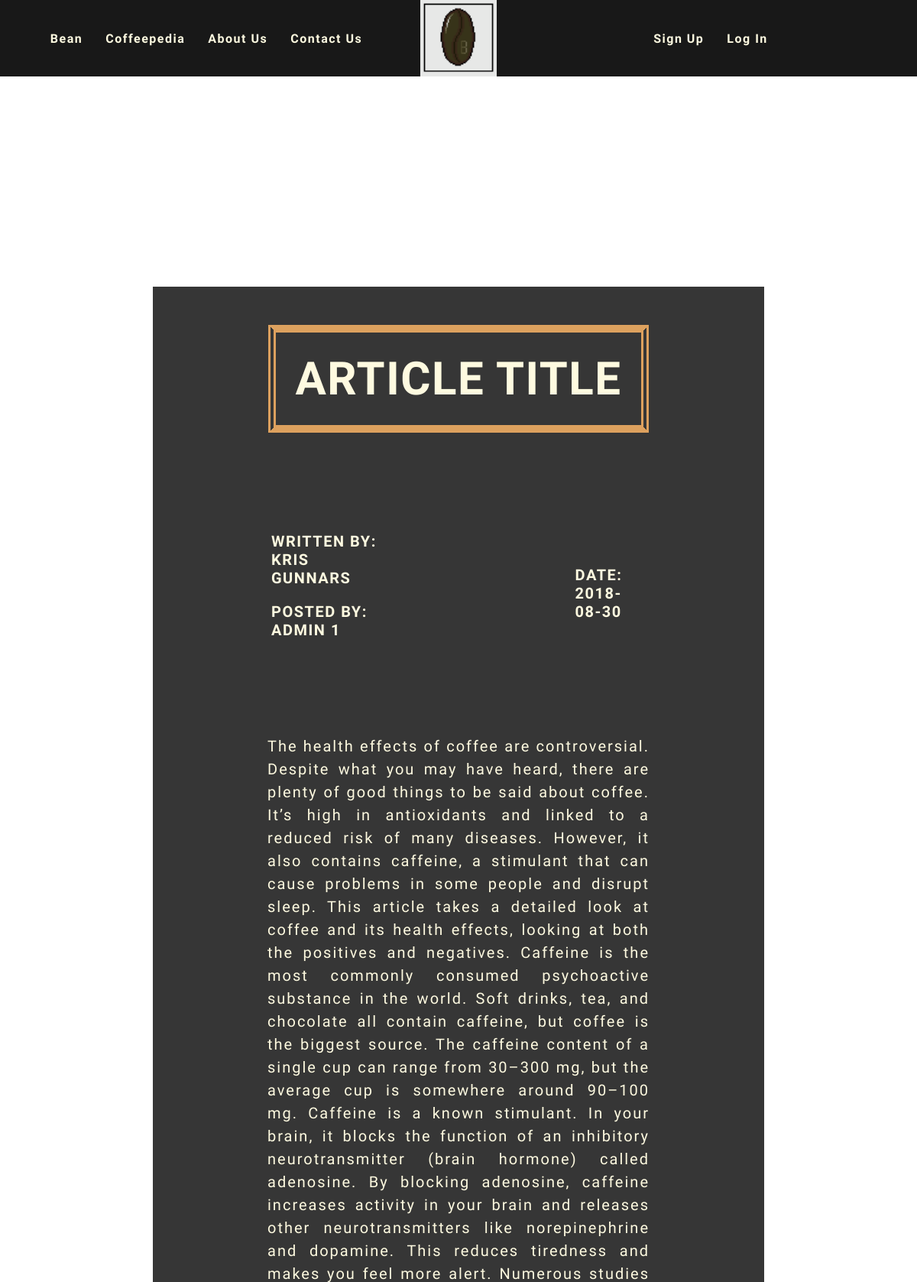
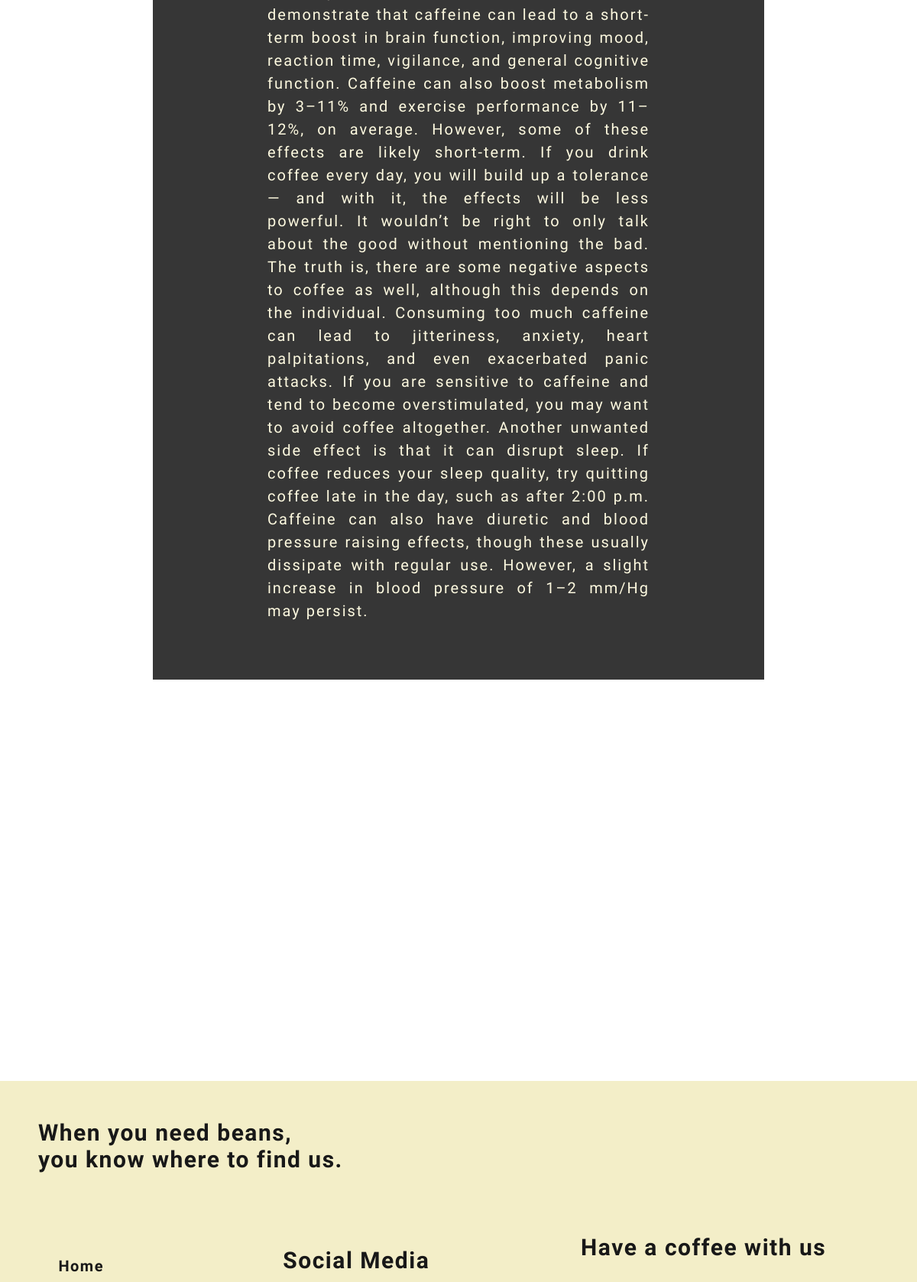
Screenshot of /php/article.php?Coffeepedia_ID=1 (upper part) with the database file from the repository (2 pictures, top to bottom).
### tables this page shows
CREATE TABLE IF NOT EXISTS `coffeepedia` (
  `Coffeepedia_ID` int(255) NOT NULL AUTO_INCREMENT,
  `Admin_ID` int(255) NOT NULL,
  `Title` varchar(255) NOT NULL,
  `Content` varchar(18400) NOT NULL,
  `Author` varchar(255) NOT NULL,
  `Written_Date` varchar(255) NOT NULL,
  PRIMARY KEY (`Coffeepedia_ID`),
  KEY `Admin_ID` (`Admin_ID`)
);

### php/article.php (the view, shortened to what this page needs)
<!DOCTYPE html>
<html>
    <head>
        <link rel = "stylesheet" href = "../css/article.css">
        <link rel = "stylesheet" href = "https://use.fontawesome.com/releases/v5.15.4/css/all.css">
        <link rel = "stylesheet" href = "https://use.fontawesome.com/releases/v5.15.4/css/v4-shims.css">
    </head>
    <body>
        <div class="nav-bar">
            <div class="nav-bar-left">
                <h3><a href="bean.html">Bean</a></h3>
                <h3><a href="coffeepedia_c.html">Coffeepedia</a></h3>
                <h3><a href="aboutus.html">About Us</a></h3>
                <h3><a href="contactus.html">Contact Us</a></h3>
            </div>
            <div class="nav-bar-logo">
                <a href="home.html"><img src="../img/BeanBrosLogo1.png"></a>
            </div>
            <div class="nav-bar-right">
                <h3><a href="signuploginforgot.html">Sign Up</a></h3>
                <h3><a href="signuploginforgot.html">Log In</a></h3>
            </div>
        </div>
        <div class="article">
            <div class="article-parallax-group">
                <div class="article-parallax-back">
                </div>
                <div class="article-parallax-base">
                    <div class="article-container">
                        <?php
                            include("conn.php");
                            $editID = $_GET["Coffeepedia_ID"];
                            $editData = mysqli_query($con, "SELECT * FROM coffeepedia WHERE Coffeepedia_ID=$editID");
                            $row = mysqli_fetch_assoc($editData);
                            $displayArticle = '
                                <div class="article-title">
                                    <h2>Article Title</h2>
                                </div>
                                <div class="article-source">
                                    <div class="article-mention">
                                        <h4>Written By: '.$row["Author"].'</h4>
                                        <h4>Posted By: Admin '.$row["Admin_ID"].'</h4>
                                    </div>
                                    <div class="article-date">
                                        <h4>Date: '.$row["Written_Date"].'</h4>
                                    </div>
                                </div>
                                <div class="article-content">
                                    <p>'.$row["Content"].'</p>
                                </div>
                            ';
                            echo $displayArticle;
                        ?>
                    </div>
                    <div class="footer-container">
                        <div class="footer-quote-container">
                            <div class="footer-quote">
                                <p>When you need beans, <br>you know where to find us.</p>
                            </div>
                        </div>
                        <div class="footer-sub-container">
                            <div class="footer-nav">
                                <p><a href="home.html">Home</a></p>
                            </div>
                            <div class="footer-social-media">
                                <div class="fsm-title">
                                    <p>Social Media</p>
                                </div>
                            </div>
                            <div class="footer-contact-us">
                                <div class="fcu-title">
                                    <p>Have a coffee with us</p>
                                </div>
                            </div>
                        </div>
                    </div>
                </div>
            </div>
        </div>
    </body>
</html>

### css/article.css (style rules this page uses)
* { margin: 0; padding: 0; box-sizing: border-box; }
body, p { font-family: "Old Standard TT", serif; }
h1, h2, h3, h4, h5, h6 { font-family: "Oxygen", sans-serif; }
a { text-decoration: none; color: inherit; }
.nav-bar { top: 0; left: 0; right: 0; height: 100px; width: auto; color: #fefae0; background-color: #181818; position: fixed; display: flex; flex-direction: row; align-content: center; justify-content: center; z-index: 100; }
.nav-bar-left { height: 100px; width: 700px; display: flex; flex-direction: row; align-content: center; justify-content: center; align-items: center; }
.nav-bar-left h3 { margin: 5px; padding: 10px; font-size: 16px; letter-spacing: 1.5px; }
.nav-bar-logo { margin-left: 10px; margin-right: 10px; height: 100px; width: 100px; }
.nav-bar-logo img { height: 100px; width: 100px; }
.nav-bar-right { height: 100px; width: 700px; display: flex; flex-direction: row; align-content: center; justify-content: center; align-items: center; }
.nav-bar-right h3 { margin: 5px; padding: 10px; font-size: 16px; letter-spacing: 1.5px; }
.article { perspective: 1px; height: 100vh; overflow-x: hidden; overflow-y: auto; }
.article-parallax-group { position: relative; height: 100vh; transform-style: preserve-3d; z-index: 5; }
.article-parallax-back { top: 0; right: 0; bottom: 0; left: 0; position: relative; transform: translateX(-1050px) translateY(-750px) translateZ(-1.25px); }
.article-parallax-base { top: 0; right: 0; bottom: 0; left: 0; position: absolute; display: flex; flex-direction: column; transform: translateZ(0); }
.article-container { margin: 375px 200px 75px 200px; height: auto; width: auto; display: flex; color: #fefae0; background-color: #181818DD; flex-direction: column; align-content: center; justify-content: center; align-items: center; }
.article-title { margin: 50px; padding: 25px; height: auto; width: auto; border-top: 10px solid #DDA15E; border-bottom: 10px solid #DDA15E; border-left: 10px double #DDA15E; border-right: 10px double #DDA15E; }
.article-title h2 { font-size: 60px; letter-spacing: 1.5px; text-transform: uppercase; }
.article-source { margin: 30px; height: auto; width: auto; display: flex; flex-direction: row; align-content: center; justify-content: space-between; }
.article-mention { margin: 25px 100px; padding: 25px; height: auto; width: auto; display: flex; flex-direction: column; align-content: center; justify-content: space-around; }
.article-mention h4 { margin-bottom: 20px; font-size: 20px; letter-spacing: 1.5px; text-transform: uppercase; }
.article-date { margin: 25px 100px; padding: 25px; height: auto; width: auto; display: flex; flex-direction: column; align-content: center; justify-content: space-around; }
.article-date h4 { font-size: 20px; letter-spacing: 1.5px; text-transform: uppercase; }
.article-content { margin: 0 125px 50px 125px; padding: 25px; height: auto; width: auto; }
.article-content p { font-size: 20px; letter-spacing: 2px; line-height: 1.5; text-align: justify; }
.footer-container { margin-top: 450px; height: auto; width: auto; color: #181818; background-color: #F3EEC8; display: flex; flex-direction: column; align-content: center; justify-content: center; }
.footer-quote-container { margin: 50px; height: auto; width: auto; }
.footer-quote { height: auto; width: auto; font-size: 30px; font-weight: bold; letter-spacing: 1.5px; }
.footer-sub-container { height: auto; width: auto; display: flex; flex-direction: row; align-content: center; justify-content: space-around; align-items: center; }
.footer-nav { height: auto; width: auto; font-size: 20px; font-weight: bold; letter-spacing: 1.5px; display: flex; flex-direction: column; align-content: center; justify-content: center; }
.footer-nav p { margin-top: 15px; }
.footer-social-media { height: auto; width: auto; display: flex; flex-direction: column; align-content: center; justify-content: center; align-items: center; }
.fsm-title { margin: 15px; height: auto; width: auto; font-size: 30px; font-weight: bold; letter-spacing: 1.5px; }
.footer-contact-us { margin: 15px; height: auto; width: auto; display: flex; flex-direction: column; align-content: center; justify-content: center; }
.fcu-title { margin: 15px; height: auto; width: auto; font-size: 30px; font-weight: bold; letter-spacing: 1.5px; }

### rows the page displays
coffeepedia: Author "KRIS GUNNARS", Admin_ID "1", Written_Date "2018-08-30", Content "The health effects of coffee are controversial. Despite what you may have heard, there are plenty of good things to be said about coffee. It’s high in antioxidants and linked to a reduced risk of many diseases. However, it also contains caffeine, a stimulant that can cause problems in some people and disrupt sleep. This article takes a detailed look at coffee and its health effects, looking at both the positives and negatives. Caffeine is the most commonly consumed psychoactive substance in the world. Soft drinks, tea, and chocolate all contain caffeine, but coffee is the biggest source. The caffeine content of a single cup can range from 30–300 mg, but the average cup is somewhere around…"
